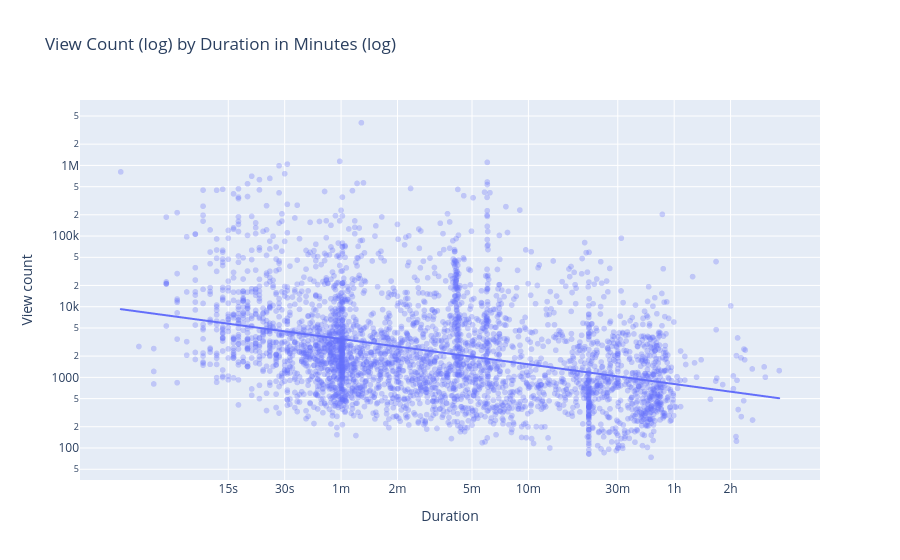

Source (notebook cell):
### Code cell
fig = px.scatter(
    df, x='dur_min', y='view_count',
    log_y=True,
    log_x=True,
    opacity=0.3,
    trendline='ols',
    trendline_options=dict(log_x=True, log_y=True),   # ← fit in log space
    hover_data='title',
    title='View Count (log) by Duration in Minutes (log)',
    labels={'view_count': 'View count', 'dur_min': 'Duration in Minutes (log)'}
    )

fig.update_xaxes(
    tickvals=[0.25, 0.5, 1, 2, 5, 10, 30, 60, 120],
    ticktext=['15s', '30s', '1m', '2m', '5m', '10m', '30m', '1h', '2h'],
    title='Duration')

fig.show()

print(f"R is {df['log10_dur'].corr(df['log10_views']):.3f}")

### Figure 1 — Plotly figure (JSON) as saved in the notebook; plotly's stock layout.template omitted (floating-point values rounded to 4 significant figures; data arrays with more than 128 entries replaced by an {"elided": "..."} marker saying what was removed)
{"data": [{"customdata": {"elided": "3571x1 str values"}, "hovertemplate": "Duration in Minutes (log)=%{x}<br>View count=%{y}<br>title=%{customdata[0]}<extra></extra>", "legendgroup": "", "marker": {"color": "#636efa", "opacity": 0.3, "symbol": "circle"}, "mode": "markers", "name": "", "showlegend": false, "type": "scattergl", "x": {"elided": "3571 float values"}, "xaxis": "x", "y": {"elided": "3571 int values"}, "yaxis": "y"}, {"hovertemplate": "<b>OLS trendline</b><br>log10(view_count) = -0.358783 * log10(dur_min) + 3.5435<br>R<sup>2</sup>=0.133562<br><br>Duration in Minutes (log)=%{x}<br>View count=%{y} <b>(trend)</b><extra></extra>", "legendgroup": "", "marker": {"color": "#636efa", "symbol": "circle"}, "mode": "lines", "name": "", "showlegend": false, "type": "scattergl", "x": {"elided": "3571 float values"}, "xaxis": "x", "y": {"elided": "3571 float values"}, "yaxis": "y"}], "layout": {"legend": {"tracegroupgap": 0}, "title": {"text": "View Count (log) by Duration in Minutes (log)"}, "xaxis": {"anchor": "y", "domain": [0, 1], "ticktext": ["15s", "30s", "1m", "2m", "5m", "10m", "30m", "1h", "2h"], "tickvals": [0.25, 0.5, 1, 2, 5, 10, 30, 60, 120], "title": {"text": "Duration"}, "type": "log"}, "yaxis": {"anchor": "x", "domain": [0, 1], "title": {"text": "View count"}, "type": "log"}}}
